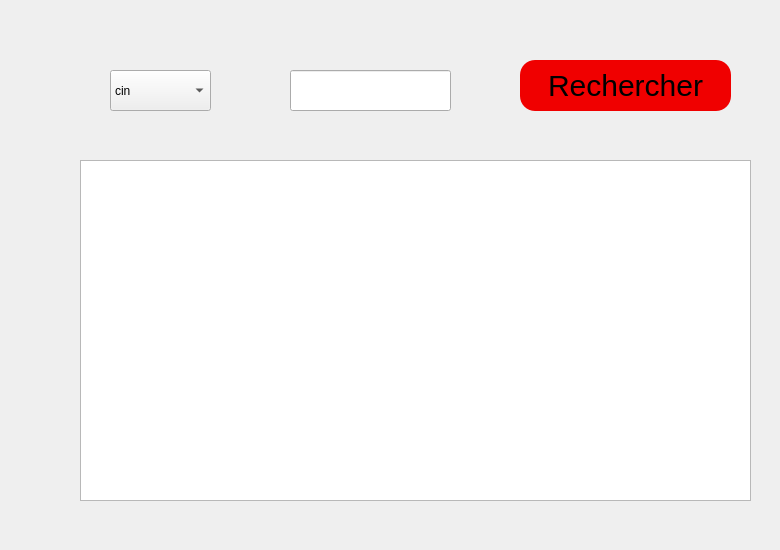
      <widget class="QWidget" name="tab_6">
       <attribute name="title">
        <string>recherche d'un client</string>
       </attribute>
       <widget class="QStackedWidget" name="stackedWidget_18">
        <property name="geometry">
         <rect>
          <x>20</x>
          <y>20</y>
          <width>751</width>
          <height>521</height>
         </rect>
        </property>
        <property name="currentIndex">
         <number>1</number>
        </property>
        <widget class="QWidget" name="page_3"/>
        <widget class="QWidget" name="page_4">
         <widget class="QTableView" name="tableView_2">
          <property name="geometry">
           <rect>
            <x>60</x>
            <y>140</y>
            <width>671</width>
            <height>341</height>
           </rect>
          </property>
         </widget>
         <widget class="QPushButton" name="pushButton_recherchee">
          <property name="geometry">
           <rect>
            <x>500</x>
            <y>40</y>
            <width>211</width>
            <height>51</height>
           </rect>
          </property>
          <property name="styleSheet">
           <string notr="true">QPushButton {
color: #000000;
background:#f00000;
border-radius: 15px;
font-size:30px;
font-family:Arial, Helvetica, sans-serif;
}
QPushButton:hover {
color:#aa0000;
border:15px;
background:#000000;
}
</string>
          </property>
          <property name="text">
           <string>Rechercher</string>
          </property>
         </widget>
         <widget class="QLineEdit" name="lineEdit_rech">
          <property name="geometry">
           <rect>
            <x>270</x>
            <y>50</y>
            <width>161</width>
            <height>41</height>
           </rect>
          </property>
         </widget>
         <widget class="QComboBox" name="valeurClient">
          <property name="geometry">
           <rect>
            <x>90</x>
            <y>50</y>
            <width>101</width>
            <height>41</height>
           </rect>
          </property>
          <item>
           <property name="text">
            <string>cin</string>
           </property>
          </item>
          <item>
           <property name="text">
            <string>nom</string>
           </property>
          </item>
          <item>
           <property name="text">
            <string>prenom</string>
           </property>
          </item>
         </widget>
        </widget>
       </widget>
      </widget>
